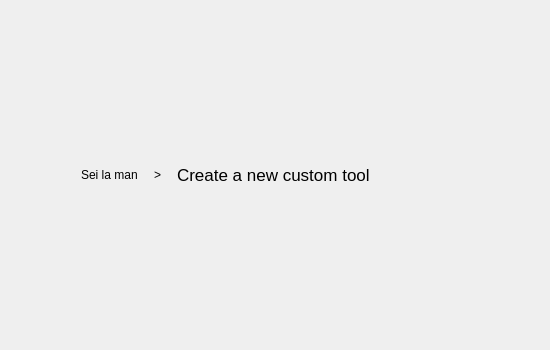
<?xml version="1.0" encoding="UTF-8"?>
<ui version="4.0">
 <class>gfUtilitiesBelt_createToolUI</class>
 <widget class="QDialog" name="gfUtilitiesBelt_createToolUI">
  <property name="geometry">
   <rect>
    <x>0</x>
    <y>0</y>
    <width>550</width>
    <height>350</height>
   </rect>
  </property>
  <property name="windowTitle">
   <string>gfUtilitiesBelt - Create Custom Tool</string>
  </property>
  <layout class="QVBoxLayout" name="verticalLayout">
   <property name="spacing">
    <number>1</number>
   </property>
   <property name="leftMargin">
    <number>1</number>
   </property>
   <property name="topMargin">
    <number>1</number>
   </property>
   <property name="rightMargin">
    <number>1</number>
   </property>
   <property name="bottomMargin">
    <number>1</number>
   </property>
   <item>
    <widget class="QWidget" name="horizontalWidget" native="true">
     <property name="sizePolicy">
      <sizepolicy hsizetype="Preferred" vsizetype="Fixed">
       <horstretch>0</horstretch>
       <verstretch>0</verstretch>
      </sizepolicy>
     </property>
     <property name="minimumSize">
      <size>
       <width>0</width>
       <height>50</height>
      </size>
     </property>
     <layout class="QHBoxLayout" name="horizontalLayout">
      <property name="spacing">
       <number>3</number>
      </property>
      <property name="leftMargin">
       <number>10</number>
      </property>
      <property name="topMargin">
       <number>10</number>
      </property>
      <property name="rightMargin">
       <number>10</number>
      </property>
      <property name="bottomMargin">
       <number>10</number>
      </property>
      <item>
       <widget class="QLabel" name="label">
        <property name="sizePolicy">
         <sizepolicy hsizetype="Fixed" vsizetype="Preferred">
          <horstretch>0</horstretch>
          <verstretch>0</verstretch>
         </sizepolicy>
        </property>
        <property name="minimumSize">
         <size>
          <width>140</width>
          <height>0</height>
         </size>
        </property>
        <property name="maximumSize">
         <size>
          <width>140</width>
          <height>16777215</height>
         </size>
        </property>
        <property name="text">
         <string>Sei la man    </string>
        </property>
        <property name="alignment">
         <set>Qt::AlignRight|Qt::AlignTrailing|Qt::AlignVCenter</set>
        </property>
       </widget>
      </item>
      <item>
       <widget class="QLabel" name="label_2">
        <property name="sizePolicy">
         <sizepolicy hsizetype="Fixed" vsizetype="Preferred">
          <horstretch>0</horstretch>
          <verstretch>0</verstretch>
         </sizepolicy>
        </property>
        <property name="minimumSize">
         <size>
          <width>20</width>
          <height>0</height>
         </size>
        </property>
        <property name="maximumSize">
         <size>
          <width>20</width>
          <height>16777215</height>
         </size>
        </property>
        <property name="text">
         <string>&gt;</string>
        </property>
       </widget>
      </item>
      <item>
       <widget class="QLabel" name="label_3">
        <property name="font">
         <font>
          <pointsize>13</pointsize>
         </font>
        </property>
        <property name="text">
         <string>Create a new custom tool</string>
        </property>
       </widget>
      </item>
     </layout>
    </widget>
   </item>
   <item>
    <layout class="QHBoxLayout" name="horizontalLayout_2"/>
   </item>
  </layout>
 </widget>
 <resources/>
 <connections/>
</ui>
